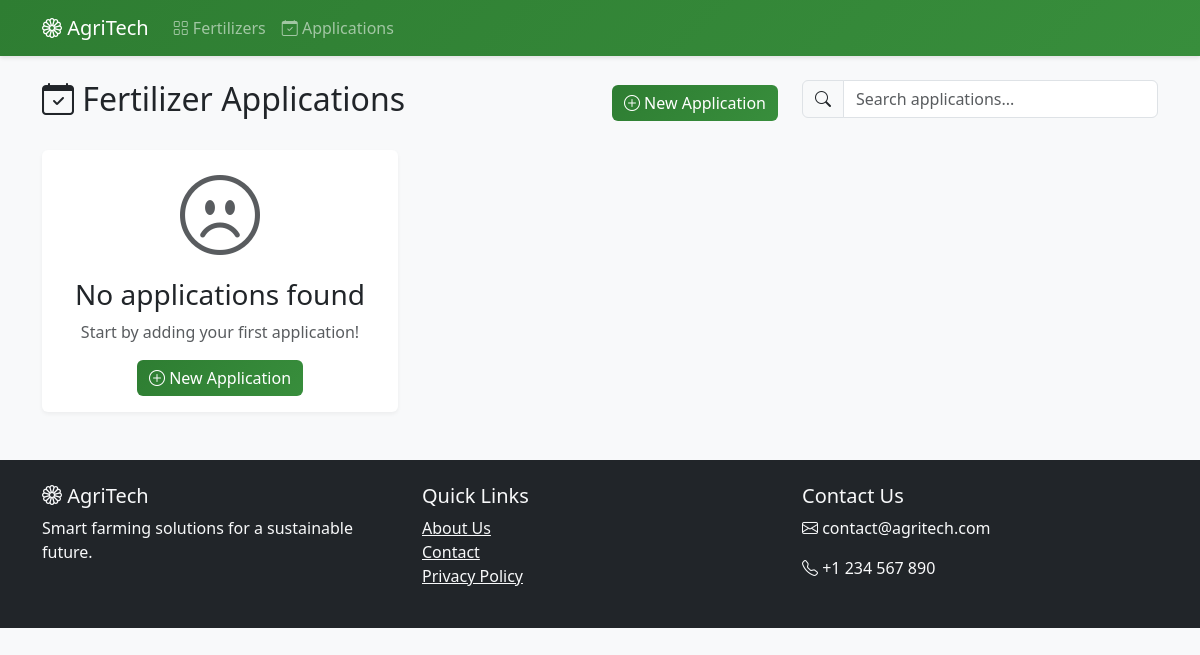
The page /engrais/applications/ on the database as committed earlier.
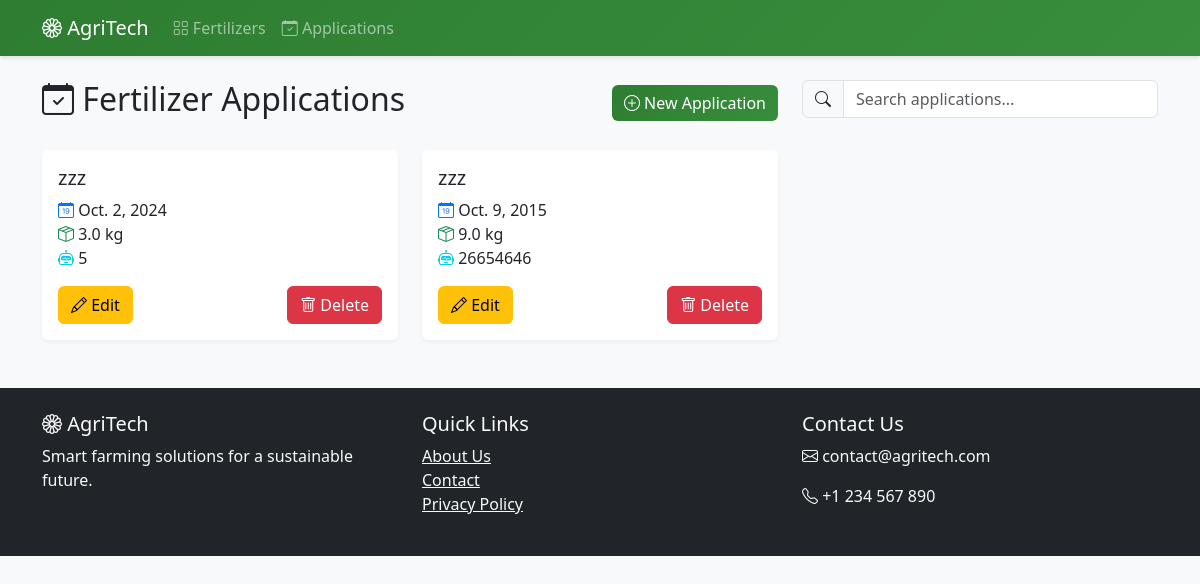
The same page on the database as committed later.
### gestionEngrais/models.py (models this page shows, shortened)
class ApplicationEngrais(models.Model):
    engrais = models.ForeignKey(Engrais, on_delete=models.CASCADE)
    date = models.DateField()
    quantite = models.FloatField(validators=[MinValueValidator(0.0)])
    ia = models.TextField(verbose_name="AI Optimization")
    class Meta:
        verbose_name = "Application d'engrais"
        verbose_name_plural = "Applications d'engrais"
        ordering = ['-date']
    engrais = models.ForeignKey(Engrais, on_delete=models.CASCADE)
    date = models.DateField()
    quantite = models.FloatField(validators=[MinValueValidator(0.0)])
    ia = models.TextField(verbose_name="AI Optimization")
    class Meta:
        verbose_name = "Application d'engrais"
        verbose_name_plural = "Applications d'engrais"
        ordering = ['-date']

class Engrais(models.Model):
    nom = models.CharField(max_length=255)
    composition = models.CharField(max_length=255)
    recommandation_dose = models.FloatField(validators=[MinValueValidator(0.0)])
    type_sol = models.CharField(max_length=100)
    class Meta:
        verbose_name = "Engrais"
        verbose_name_plural = "Engrais"

### gestionEngrais/views.py (the view)
class ApplicationEngraisListView(ListView):
    model = ApplicationEngrais
    template_name = 'gestionEngrais/application_engrais_list.html'  # Changed from applicationengrais_list.html
    context_object_name = 'applications'

### gestionEngrais/templates/gestionEngrais/application_engrais_list.html (shortened to what this page needs)
{% extends 'gestionEngrais/base.html' %}
{% block content %}
<div class="row mb-4">
    <div class="col-md-8">
        <div class="d-flex justify-content-between align-items-center">
            <h2><i class="bi bi-calendar-check"></i> Fertilizer Applications</h2>
            <a href="{% url 'gestionEngrais:application-create' %}" class="btn btn-success">
                <i class="bi bi-plus-circle"></i> New Application
            </a>
        </div>
    </div>
    <div class="col-md-4">
        <div class="input-group">
            <span class="input-group-text"><i class="bi bi-search"></i></span>
            <input type="text" class="form-control" placeholder="Search applications...">
        </div>
    </div>
</div>
<div class="row row-cols-1 row-cols-md-3 g-4">
    {% for application in applications %}
    <div class="col">
        <div class="card h-100">
            <div class="card-body">
                <h5 class="card-title">{{ application.engrais.nom }}</h5>
                <p class="card-text">
                    <i class="bi bi-calendar-date text-primary"></i> {{ application.date }}<br>
                    <i class="bi bi-box-seam text-success"></i> {{ application.quantite }} kg<br>
                    <i class="bi bi-robot text-info"></i> {{ application.ia|truncatechars:100 }}
                </p>
                <div class="d-flex justify-content-between mt-3">
                    <a href="{% url 'gestionEngrais:application-update' application.id %}" class="btn btn-warning">
                        <i class="bi bi-pencil"></i> Edit
                    </a>
                    <a href="{% url 'gestionEngrais:application-delete' application.id %}" class="btn btn-danger">
                        <i class="bi bi-trash"></i> Delete
                    </a>
                </div>
            </div>
        </div>
    </div>
    {% empty %}
    <div class="col-12">
        <div class="card">
            <div class="card-body text-center">
                <i class="bi bi-emoji-frown display-1 text-muted"></i>
                <h3 class="mt-3">No applications found</h3>
                <p class="text-muted">Start by adding your first application!</p>
                <a href="{% url 'gestionEngrais:application-create' %}" class="btn btn-success">
                    <i class="bi bi-plus-circle"></i> New Application
                </a>
            </div>
        </div>
    </div>
    {% endfor %}
</div>
{% endblock %}

### gestionEngrais/templates/gestionEngrais/base.html (shortened to what this page needs)
<!DOCTYPE html>
<html lang="en">
<head>
    <link href="https://cdn.jsdelivr.net/npm/bootstrap@5.3.2/dist/css/bootstrap.min.css" rel="stylesheet">
    <link rel="stylesheet" href="https://cdn.jsdelivr.net/npm/bootstrap-icons@1.11.1/font/bootstrap-icons.css">
</head>
<body>
    <nav class="navbar navbar-expand-lg navbar-dark mb-4">
        <div class="container">
            <a class="navbar-brand" href="{% url 'gestionEngrais:engrais-list' %}">
                <i class="bi bi-flower1"></i> AgriTech
            </a>
            <div class="collapse navbar-collapse" id="navbarNav">
                <ul class="navbar-nav me-auto">
                    <li class="nav-item">
                        <a class="nav-link" href="{% url 'gestionEngrais:engrais-list' %}">
                            <i class="bi bi-grid"></i> Fertilizers
                        </a>
                    </li>
                    <li class="nav-item">
                        <a class="nav-link" href="{% url 'gestionEngrais:application-list' %}">
                            <i class="bi bi-calendar-check"></i> Applications
                        </a>
                    </li>
                </ul>
            </div>
        </div>
    </nav>
    <div class="container">
        {% block content %}{% endblock %}
    </div>
    <footer class="bg-dark text-light mt-5 py-4">
        <div class="container">
            <div class="row">
                <div class="col-md-4">
                    <h5><i class="bi bi-flower1"></i> AgriTech</h5>
                    <p>Smart farming solutions for a sustainable future.</p>
                </div>
                <div class="col-md-4">
                    <h5>Quick Links</h5>
                    <ul class="list-unstyled">
                        <li><a href="#" class="text-light">About Us</a></li>
                        <li><a href="#" class="text-light">Contact</a></li>
                        <li><a href="#" class="text-light">Privacy Policy</a></li>
                    </ul>
                </div>
                <div class="col-md-4">
                    <h5>Contact Us</h5>
                    <p><i class="bi bi-envelope"></i> contact@agritech.com</p>
                    <p><i class="bi bi-telephone"></i> +1 234 567 890</p>
                </div>
            </div>
        </div>
    </footer>
</body>
</html>

### gestionEngrais/templates/gestionEngrais/base.html (style rules this page uses)
body { background-color: #f8f9fa; font-family: 'Segoe UI', Tahoma, Geneva, Verdana, sans-serif; }
.navbar { background: linear-gradient(135deg, #2E7D32 0%, #388E3C 100%) !important; box-shadow: 0 2px 4px rgba(0,0,0,0.1); }
.card { border: none; box-shadow: 0 2px 4px rgba(0,0,0,0.05); transition: transform 0.2s; }
.btn-success { background: linear-gradient(135deg, #2E7D32 0%, #388E3C 100%); border: none; }

Rows that differ between the two databases and show on the page:
added ApplicationEngrais: engrais.nom "zzz", date "Oct. 2, 2024", quantite "3.0", ia "5"
added ApplicationEngrais: engrais.nom "zzz", date "Oct. 9, 2015", quantite "9.0", ia "26654646"
Other text that changed with them:
text no longer shown: "No applications found Start by adding your first application! New Application"
